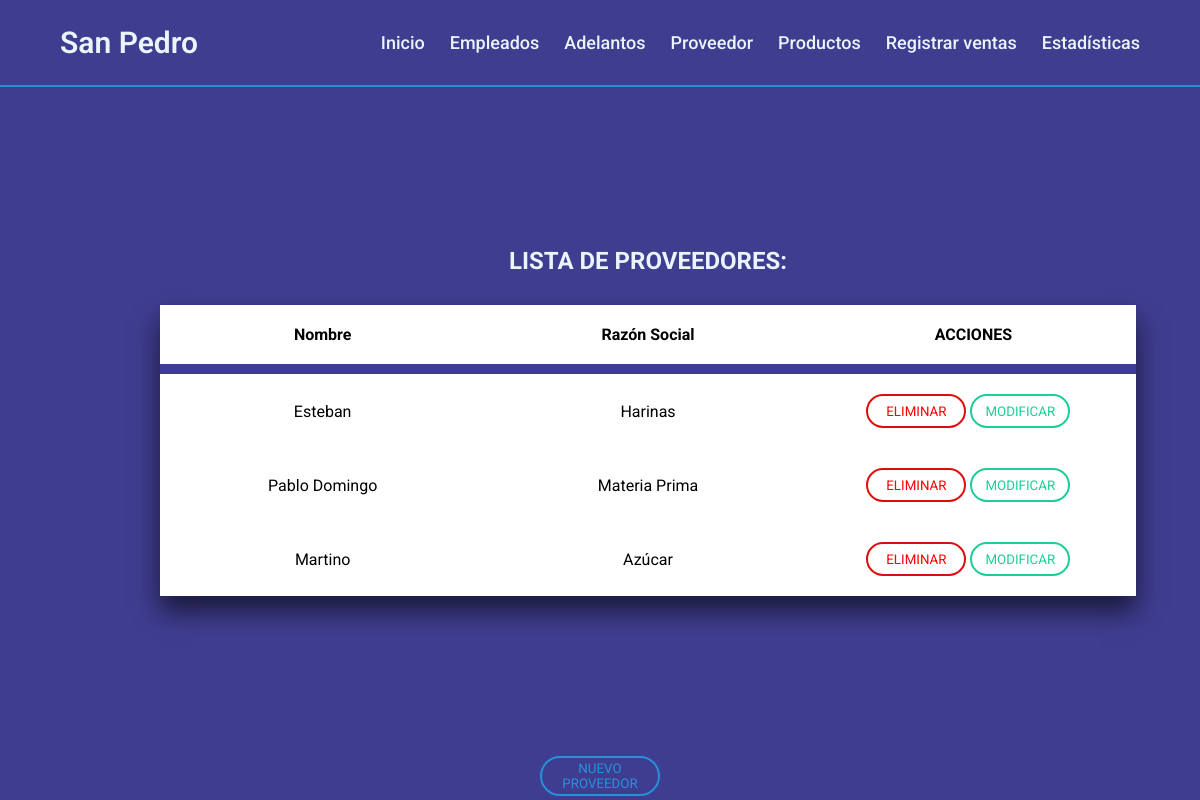
Page /controllers/Proveedor.php (signed in) on the committed database.
### tables this page shows
CREATE TABLE `proveedor` (
  `codigo_proveedor` int(11) NOT NULL,
  `razon_social` varchar(100) NOT NULL,
  `nombre` varchar(100) NOT NULL
);

### fw/view.php (called while the page is built)
<?php
abstract class view {
	public function render (){
		include '../html/' . get_class($this) . '.php';
	}
}

### controllers/Proveedor.php (called while the page is built, shortened)
<?php
require '../views/Provider.php';
$p = new Prove();
if (count($_POST) > 0) {
    if (!isset($_POST['nombre'])) die('Ingrese el nombre');
    if (!isset($_POST['razon_social'])) die('Ingrese la razón social');
    $p->NuevoProveedor($_POST['razon_social'], $_POST['nombre']);
    header('location: ../controllers/Proveedor.php');
} else {
    $v = new Provider();
    $v->proveedores = $p->GetProve();
}
$v->render();

### fw/Database.php (called while the page is built, shortened)
<?php
class Database
{
    private $cn;
    private $res;
    private static $instance = false;
    public static function getInstance()
    {
        if (!self::$instance) self::$instance = new Database();
        return self::$instance;
    }
    private function connect()
    {
        $this->cn = mysqli_connect("localhost", "root", "", "san pedro");
        $this->cn->set_charset('utf8');
    }
    public function query($q)
    {
        $this->res = mysqli_query($this->cn, $q);
    }
    public function fetch()
    {
        return mysqli_fetch_assoc($this->res);
    }
    public function fetchAll()
    {
        $aux = array();
        while ($fila = $this->fetch()) $aux[] = $fila;
        return $aux;
    }
}

### fw/model.php (called while the page is built, shortened)
<?php
abstract class model {
	public function __construct(){
		$this->db = Database::getInstance();
	}
}

### models/Prove.php (called while the page is built, shortened)
<?php
class Prove extends model {
	public function GetProve(){
		$this->db->query("SELECT *
							FROM proveedor");
		return $this->db->fetchAll();
	}
}

### html/Provider.php (the view, shortened to what this page needs)
<!DOCTYPE html>
<html lang="en">
<head>
    <?php
    require '../html/Partials/Head.php';
    ?>
</head>
<body>
    <div class="listaEmpleado">
        <?php
        require '../html/Partials/Navbar.php';
        ?>
        <div class="Divcontainer">
            <h2>LISTA DE PROVEEDORES:</h2>
            <table>
                <tr>
                    <th>Nombre</th>
                    <th>Razón Social</th>
                    <th>ACCIONES</th>
                </tr>
                <?php foreach ($this->proveedores as $p) {  ?>
                    <tr>
                        <td><?= htmlentities($p['nombre']) ?></td>
                        <td><?= htmlentities($p['razon_social']) ?></td>
                        <td>
                            <button class="btn-eliminar"><a href="../controllers/Eliminar-Proveedor.php?id=<?= htmlentities($p['codigo_proveedor']) ?>">ELIMINAR </a></button>
                            <a href="#modificacion-producto"><button onclick="mostrarModificarProducto()" class="btn-modificar"> MODIFICAR </button></a>
                        </td>
                    </tr>
                <?php  } ?>
            </table>
        </div>
        <a href="#new-empleado"><button class="btn-newEmpleado" id="btn-newEmpleado" onclick="mostrarAgregarEmpleado()">NUEVO PROVEEDOR</button></a>
</body>
</html>

### html/css/style.css (style rules this page uses)
:root { --first-color: #3f3d90; --second-color: #2691d9; --third-color: #e9f4fb; --btn-modificar: #1ecd97; --btn-eliminar: #dd0d0d; }
* { margin: 0; padding: 0; box-sizing: border-box; font-family: "Roboto", sans-serif; }
body { background: var(--first-color); }
.Divcontainer { margin: 9rem; padding: 1rem; width: 84%; text-align: center; }
.Divcontainer h2 { color: var(--third-color); text-align: center; padding-bottom: 30px; }
table { table-layout: fixed; width: 100%; border-collapse: collapse; background-color: white; box-shadow: 0 15px 25px rgb(0 0 0 / 60%); }
th { border-bottom: 10px solid var(--first-color); }
th, td { padding: 20px; }
a { color: red; }
.btn-modificar { outline: none; height: 34px; text-align: center; width: 100px; border-radius: 40px; background: #fff; border: 2px solid var(--btn-modificar); color: var(--btn-modificar); text-shadow: 0; cursor: pointer; transition: all 0.25s ease; margin-right: 10px; }
.btn-eliminar { outline: none; height: 34px; text-align: center; width: 100px; border-radius: 40px; background: #fff; border: 2px solid var(--btn-eliminar); color: var(--btn-eliminar); text-shadow: 0; cursor: pointer; transition: all 0.25s ease; }
.btn-newEmpleado { display: block; margin-left: 50%; transform: translateX(-50%); outline: none; height: 40px; text-align: center; width: 10%; border-radius: 40px; background: var(--first-color); border: 2px solid var(--second-color); color: var(--second-color); text-shadow: 0; cursor: pointer; transition: all 0.25s ease; margin-right: 10px; }
a { text-decoration: none; }

### html/css/media.css (style rules this page uses)
:root { --first-color: #3f3d90; --second-color: #2691d9; --third-color: #e9f4fb; }

### rows in the picture
proveedor: nombre "Esteban", razon_social "Harinas"
proveedor: nombre "Pablo Domingo", razon_social "Materia Prima"
proveedor: nombre "Martino", razon_social "Azúcar"
